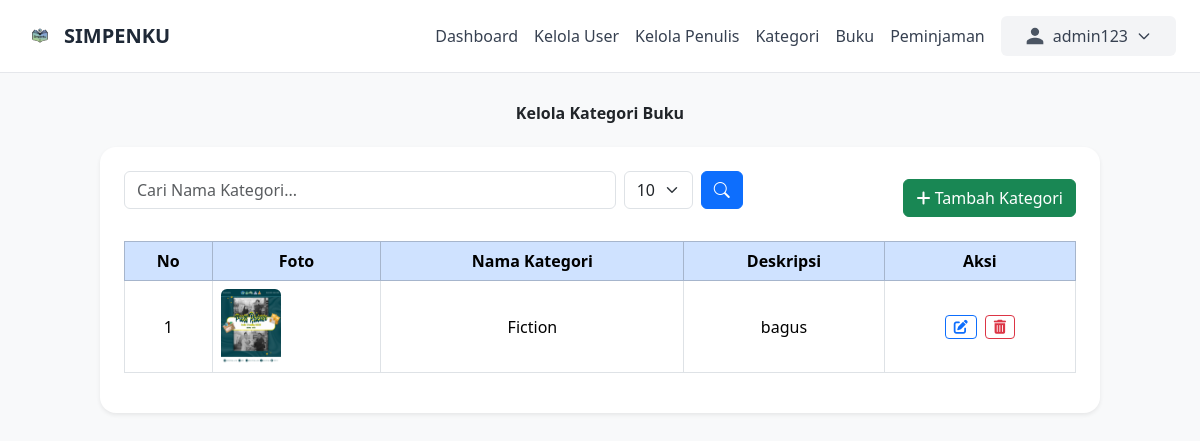
Before: /admin/kategori/kelola_kategori_buku.php (signed in) with the older database file.
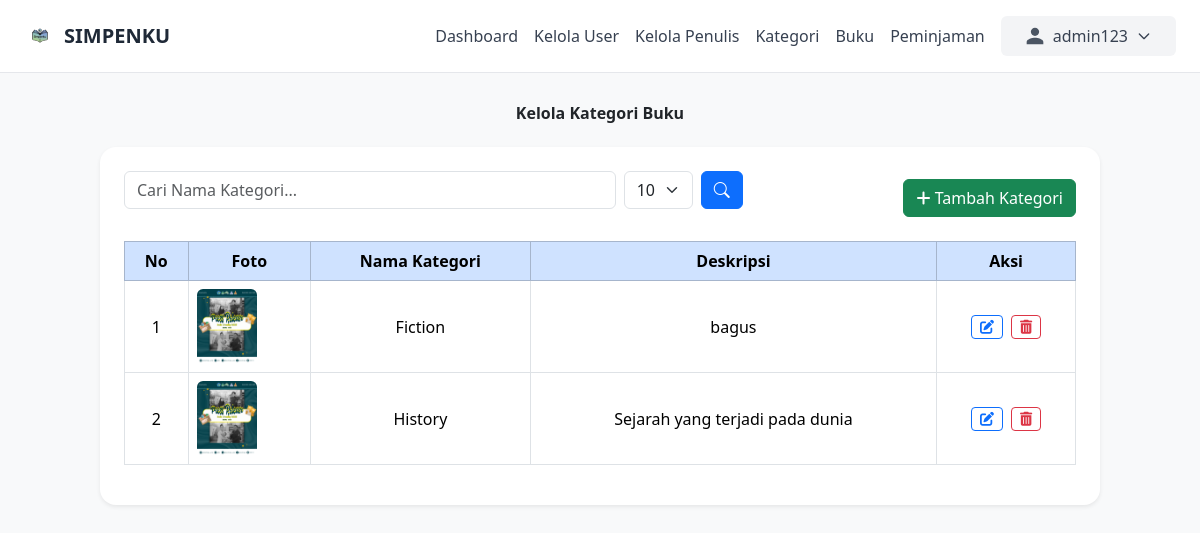
After: the same page with the newer database file.
### tables this page shows
CREATE TABLE `kategori` (
  `id` int NOT NULL,
  `nama_kategori` varchar(100) NOT NULL,
  `deskripsi` text,
  `created_at` timestamp NULL DEFAULT CURRENT_TIMESTAMP,
  `foto_kategori` varchar(255) DEFAULT NULL
);

### admin/kategori/kelola_kategori_buku.php (the view, shortened to what the changed rows need)
<?php
include __DIR__ . '/../../includes/db.php';
$cari = isset($_GET['cari']) ? trim($_GET['cari']) : '';
$limit = isset($_GET['limit']) ? (int)$_GET['limit'] : 10;
$limit = in_array($limit, [5, 10, 25, 50]) ? $limit : 10;
$page = isset($_GET['page']) ? (int)$_GET['page'] : 1;
$page = max($page, 1);
$offset = ($page - 1) * $limit;
if (!empty($cari)) {
    $query = mysqli_query($conn, "SELECT * FROM kategori WHERE nama_kategori LIKE '%$cari%' LIMIT $limit OFFSET $offset");
    $total_query = mysqli_query($conn, "SELECT COUNT(*) as total FROM kategori WHERE nama_kategori LIKE '%$cari%'");
} else {
    $query = mysqli_query($conn, "SELECT * FROM kategori LIMIT $limit OFFSET $offset");
}
$no = $offset + 1;
?>
<!DOCTYPE html>
<html lang="id">
<head>
    <link href="https://cdn.jsdelivr.net/npm/bootstrap@5.3.6/dist/css/bootstrap.min.css" rel="stylesheet" />
    <link rel="stylesheet" href="https://cdn.jsdelivr.net/npm/bootstrap-icons@1.10.5/font/bootstrap-icons.css" />
    <link rel="stylesheet" href="https://cdnjs.cloudflare.com/ajax/libs/font-awesome/6.0.0/css/all.min.css" />
    <link href="https://cdn.jsdelivr.net/npm/tailwindcss@2.2.19/dist/tailwind.min.css" rel="stylesheet">
</head>
<body style="background-color: #f8f9fa;">
<main class="container-fluid py-4">
    <div class="container">
        <h2 class="mb-4 text-center fw-bold">Kelola Kategori Buku</h2>
        <div class="card shadow-sm rounded-4 border-0">
            <div class="card-body p-4">
                <div class="table-responsive">
                    <table class="table table-bordered table-hover text-center align-middle">
                        <thead class="table-primary">
                            <tr>
                                <th>No</th>
                                <th>Foto</th>
                                <th>Nama Kategori</th>
                                <th>Deskripsi</th>
                                <th>Aksi</th>
                            </tr>
                        </thead>
                        <tbody>
                            <?php if ($query && mysqli_num_rows($query) > 0): ?>
                                <?php while ($row = mysqli_fetch_assoc($query)): ?>
                                    <tr>
                                        <td><?= $no++; ?></td>
                                        <td>
                                            <?php
                                            $fotoPath = '../../uploads/kategori/' . $row['foto_kategori'];
                                            if (!empty($row['foto_kategori']) && file_exists($fotoPath)): ?>
                                                <img src="<?= $fotoPath ?>" alt="Foto" width="60" height="60" class="rounded">
                                            <?php else: ?>
                                                <span class="text-muted">Tidak Ada</span>
                                            <?php endif; ?>
                                        </td>
                                        <td><?= htmlspecialchars($row['nama_kategori']) ?></td>
                                        <td><?= htmlspecialchars($row['deskripsi'] ?? '-') ?></td>
                                        <td class="text-center">
                                            <div class="d-flex justify-content-center gap-2">
                                                <a href="edit_kategori_buku.php?id=<?= urlencode($row['id_kategori'] ?? '') ?>" class="btn btn-sm btn-outline-primary" title="Edit">
                                                    <i class="fas fa-edit"></i>
                                                </a>
                                                <a href="hapus_kategori_buku.php?id=<?= urlencode($row['id_kategori'] ?? '') ?>" class="btn btn-sm btn-outline-danger" title="Hapus" onclick="return confirm('Yakin ingin menghapus kategori ini?')">
                                                    <i class="fas fa-trash-alt"></i>
                                                </a>
                                            </div>
                                        </td>
                                    </tr>
                                <?php endwhile; ?>
                            <?php else: ?>
                                <tr>
                                    <td colspan="5" class="text-center">Data tidak ditemukan</td>
                                </tr>
                            <?php endif; ?>
                        </tbody>
                    </table>
                </div>
            </div>
        </div>
    </div>
</main>
</body>
</html>

Changed rows visible on the page:
added kategori: foto_kategori (picture), nama_kategori "History", deskripsi "Sejarah yang terjadi pada dunia"
